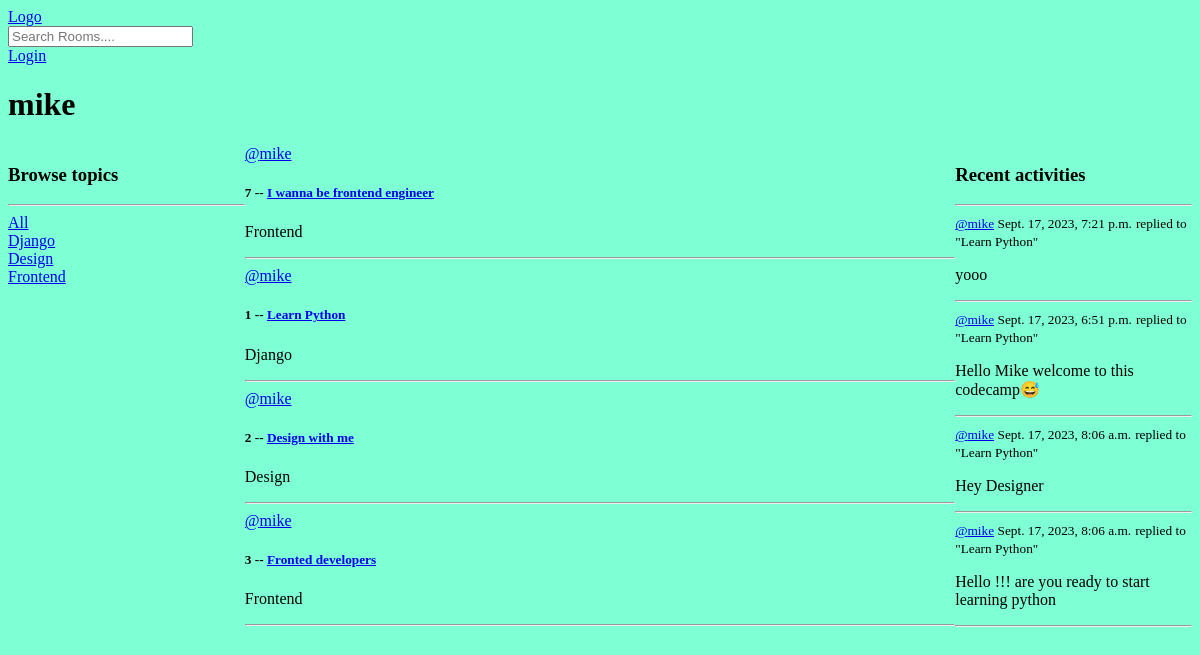
The page /profile/1 on the database as committed earlier.
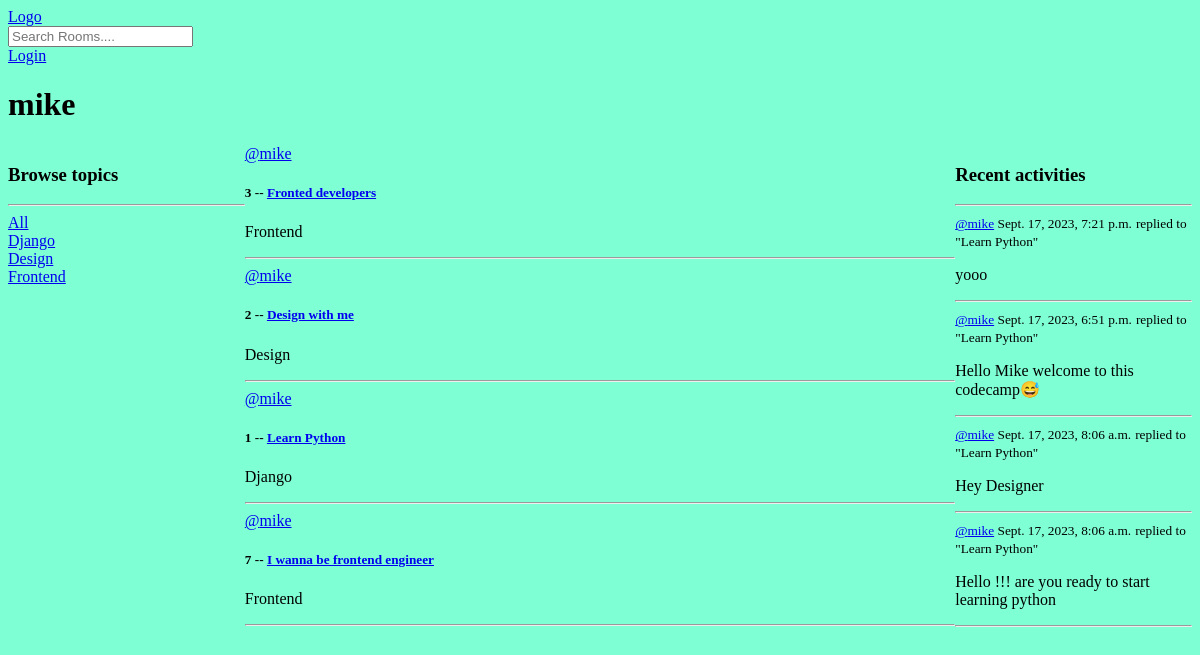
The same page on the database as committed later.
### base/models.py (models this page shows, shortened)
class Topic(models.Model):
    name = models.CharField(max_length=200)
    def __str__(self):
        return self.name

class Room(models.Model):
    host = models.ForeignKey(User , on_delete=models.SET_NULL,null=True)
    topic = models.ForeignKey(Topic , on_delete=models.SET_NULL , null=True)
    name = models.CharField(max_length=200)
    description = models.TextField(null=True , blank=True)
    participants =  models.ManyToManyField(User,related_name='participants',blank=True)
    updated =  models.DateTimeField(auto_now=True)
    create = models.DateTimeField(auto_now_add=True)
    class Meta:
        ordering = ['-updated', '-create']
    def __str__(self):
        return self.name

class Message(models.Model):
    user = models.ForeignKey(User , on_delete=models.CASCADE)
    room = models.ForeignKey(Room , on_delete=models.CASCADE)
    body= models.TextField()
    updated =  models.DateTimeField(auto_now=True)
    create = models.DateTimeField(auto_now_add=True)
    class Meta:
        ordering = ['-updated','-create']

### base/views.py (the view)
# urls.py: path('profile/<str:pk>',views.userProfile,name="user-profile"),
def userProfile(request ,pk):
    user = User.objects.get(id=pk)
    rooms= user.room_set.all()
    room_messages=user.message_set.all()
    topics= Topic.objects.all()
    context = {'user': user,'rooms':rooms,'room_messages':room_messages,'topics':topics}
    return render(request, 'base/profile.html',context)

### base/templates/base/profile.html (shortened to what this page needs)
{% extends 'main.html' %}
{% block content %}
<h1>{{ user.username }}</h1>
<div class="profile-container">
    <div>
        {% include 'base/topics_component.html' %}
    </div>
    <div>
        {% include 'base/feed_component.html' %}
    </div>
    <div>
        {% include 'base/activity_component.html' %}
    </div>
</div>
{% endblock content%}

### base/templates/base/topics_component.html
<h3>Browse topics</h3>
<hr>
<div>
    <a href="{% url 'home' %}">All</a>
</div>
{% for topic in topics %}
<div>
    <a href="{% url 'home' %}?q={{ topic.name }}">{{ topic.name }}</a>
</div>
{% endfor %}

### base/templates/base/feed_component.html (shortened to what this page needs)
<div>
    {% for room in rooms %}
    <div>
        <a href="{% url 'user-profile' room.host.id %}">@{{room.host.username}}</a>
        <h5>{{room.id}} -- <a href="{% url 'room' room.id%}"> {{room.name}}</a></h5>
        <p>{{room.topic}}</p>
        <hr>
    </div>
    {% endfor %}
</div>

### base/templates/base/activity_component.html (shortened to what this page needs)
<h3>Recent activities</h3>
<hr>
{% for message in room_messages %}
<div>
    <small><a href="{% url 'user-profile' message.user.id %}">@{{ message.user }}</a> {{ message.create }}</small>
    <small>replied to "{{ message.room }}"</small>
    <p>{{message.body}}</p>
    <hr>
</div>
{% endfor %}

Rows that differ between the two databases and show on the page:
changed Room "Fronted developers": moves up the list
changed Room "Design with me": moves up the list
changed Room "Learn Python": moves down the list
